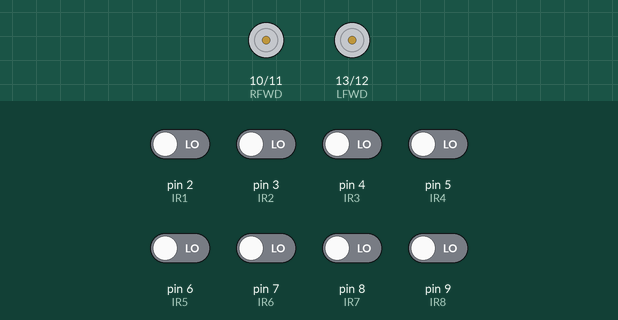
Recording of a sketch running on a simulated Arduino Uno, built with avr-gcc and run on an emulated ATmega328P. On the bench: motor-driver pin pairs drawn as motors (green arrow = first pin HIGH = forward, orange = second pin HIGH = backward, longer = more drive). The inputs (shaded band) are chosen by the test bench; at power-on: pin 2 (IR1), pin 3 (IR2), pin 4 (IR3), pin 5 (IR4), pin 6 (IR5), pin 7 (IR6), pin 8 (IR7), pin 9 (IR8) LOW.

Above: at 1.2 s.
1.3 s: pin 6 (IR5) driven HIGH
At 1.7 s:
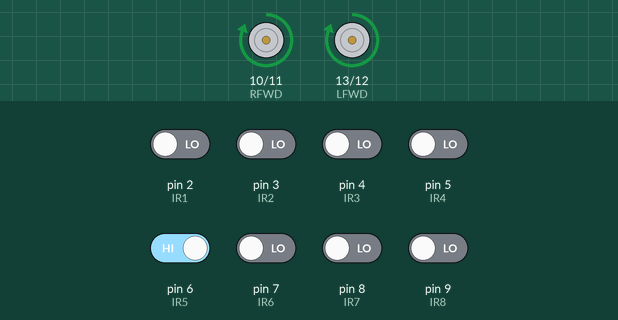
2.8 s: pin 6 (IR5) driven LOW
At 4.0 s:
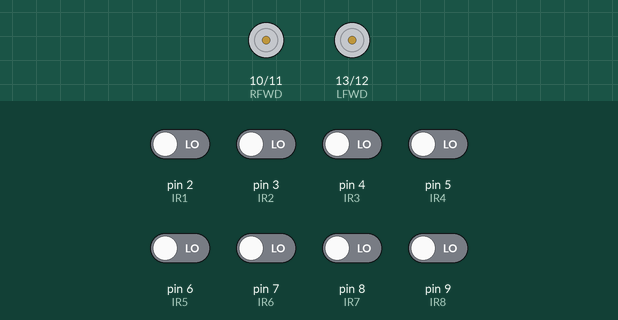
4.3 s: pin 7 (IR6) driven HIGH
At 5.1 s:
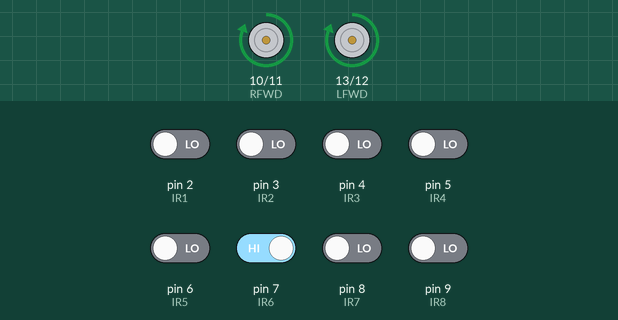
Timing chart, 0 to 7.3 s (numbered marks = the images above; inputs shaded):
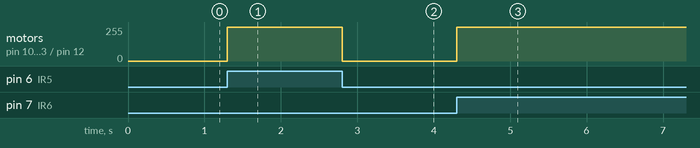

The sketch:

linefollowactual.ino
```cpp
//pins
#define IR1 2
#define IR2 3
#define IR3 4
#define IR4 5
#define IR5 6
#define IR6 7
#define IR7 8
#define IR8 9
#define RFWD 10
#define RBWD 11
#define LBWD 12
#define LFWD 13

void setup() {
  pinMode(IR1, INPUT);
  pinMode(IR2, INPUT);
  pinMode(IR3, INPUT);
  pinMode(IR4, INPUT);
  pinMode(IR5, INPUT);
  pinMode(IR6, INPUT);
  pinMode(IR7, INPUT);
  pinMode(IR8, INPUT);
  pinMode(RFWD, OUTPUT);
  pinMode(RBWD, OUTPUT);
  pinMode(LBWD, OUTPUT);
  pinMode(LFWD, OUTPUT);
}


void loop() {
  int s1 = digitalRead(IR1);
  int s2 = digitalRead(IR2);
  int s3 = digitalRead(IR3);
  int s4 = digitalRead(IR4);
  int s5 = digitalRead(IR5);
  int s6 = digitalRead(IR6);
  int s7 = digitalRead(IR7);
  int s8 = digitalRead(IR8);

  if ((s6==HIGH) || (s5==HIGH)){
  digitalWrite(RFWD, HIGH);
  digitalWrite(RBWD, LOW);
  digitalWrite(LBWD, LOW);
  digitalWrite(LFWD, HIGH);
  }
  else if((s6==HIGH) && (s7==HIGH)&&(s8==HIGH)&&(s1==LOW)&&(s2==LOW)&&(s3==LOW)){
  digitalWrite(RFWD, HIGH);
  digitalWrite(RBWD, LOW);
  digitalWrite(LBWD, HIGH);
  digitalWrite(LFWD, LOW);
  }
  else if ((s3==HIGH)&&(s2==HIGH)&&(s1==HIGH)&&(s6==LOW)&&(s7==LOW)&&(s8==LOW)){
  digitalWrite(RFWD, LOW);
  digitalWrite(RBWD, HIGH);
  digitalWrite(LBWD, HIGH);
  digitalWrite(LFWD, LOW);
  }
  else {
    digitalWrite(RFWD, LOW);
  digitalWrite(RBWD, LOW);
  digitalWrite(LBWD, LOW);
  digitalWrite(LFWD, LOW);
  }

  }
```

Measured:
- after the input at 1.3 s, motor on pin 10 (RFWD) / pin 11 (RBWD), motor on pin 13 (LFWD) / pin 12 (LBWD): stopped → forward 255/255 at once
- after the input at 2.8 s, motor on pin 10 (RFWD) / pin 11 (RBWD), motor on pin 13 (LFWD) / pin 12 (LBWD): forward 255/255 → stopped at once
- after the input at 4.3 s, motor on pin 10 (RFWD) / pin 11 (RBWD), motor on pin 13 (LFWD) / pin 12 (LBWD): stopped → forward 255/255 at once
